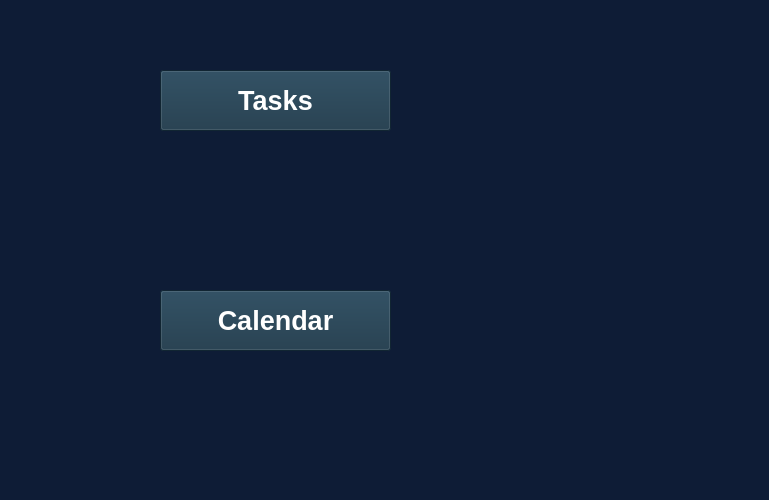
<?xml version="1.0" encoding="UTF-8"?>
<ui version="4.0">
 <class>MainWindow</class>
 <widget class="QMainWindow" name="MainWindow">
  <property name="geometry">
   <rect>
    <x>0</x>
    <y>0</y>
    <width>769</width>
    <height>500</height>
   </rect>
  </property>
  <property name="sizePolicy">
   <sizepolicy hsizetype="Fixed" vsizetype="Fixed">
    <horstretch>0</horstretch>
    <verstretch>0</verstretch>
   </sizepolicy>
  </property>
  <property name="minimumSize">
   <size>
    <width>400</width>
    <height>400</height>
   </size>
  </property>
  <property name="maximumSize">
   <size>
    <width>800</width>
    <height>500</height>
   </size>
  </property>
  <property name="windowTitle">
   <string>MainWindow</string>
  </property>
  <property name="styleSheet">
   <string notr="true">background-color:rgb(14, 28, 54);</string>
  </property>
  <widget class="QWidget" name="centralwidget">
   <widget class="QLabel" name="label">
    <property name="geometry">
     <rect>
      <x>20</x>
      <y>50</y>
      <width>100</width>
      <height>100</height>
     </rect>
    </property>
    <property name="text">
     <string/>
    </property>
   </widget>
   <widget class="QPushButton" name="pushButton_2">
    <property name="enabled">
     <bool>true</bool>
    </property>
    <property name="geometry">
     <rect>
      <x>160</x>
      <y>290</y>
      <width>231</width>
      <height>61</height>
     </rect>
    </property>
    <property name="sizePolicy">
     <sizepolicy hsizetype="Minimum" vsizetype="Minimum">
      <horstretch>0</horstretch>
      <verstretch>0</verstretch>
     </sizepolicy>
    </property>
    <property name="font">
     <font>
      <pointsize>20</pointsize>
      <weight>75</weight>
      <bold>true</bold>
     </font>
    </property>
    <property name="styleSheet">
     <string notr="true">background-color:rgb(24, 52, 70);
color:rgb(255, 255, 255);


</string>
    </property>
    <property name="text">
     <string>Calendar</string>
    </property>
   </widget>
   <widget class="QLabel" name="label_2">
    <property name="geometry">
     <rect>
      <x>20</x>
      <y>270</y>
      <width>100</width>
      <height>100</height>
     </rect>
    </property>
    <property name="text">
     <string/>
    </property>
   </widget>
   <widget class="QPushButton" name="pushButton">
    <property name="geometry">
     <rect>
      <x>160</x>
      <y>70</y>
      <width>231</width>
      <height>61</height>
     </rect>
    </property>
    <property name="sizePolicy">
     <sizepolicy hsizetype="Minimum" vsizetype="Minimum">
      <horstretch>0</horstretch>
      <verstretch>0</verstretch>
     </sizepolicy>
    </property>
    <property name="font">
     <font>
      <pointsize>20</pointsize>
      <weight>75</weight>
      <bold>true</bold>
     </font>
    </property>
    <property name="styleSheet">
     <string notr="true">background-color:rgb(24, 52, 70);
color:rgb(255, 255, 255);


</string>
    </property>
    <property name="text">
     <string>Tasks</string>
    </property>
   </widget>
  </widget>
  <widget class="QMenuBar" name="menubar">
   <property name="geometry">
    <rect>
     <x>0</x>
     <y>0</y>
     <width>769</width>
     <height>21</height>
    </rect>
   </property>
  </widget>
  <widget class="QStatusBar" name="statusbar"/>
 </widget>
 <resources/>
 <connections/>
</ui>
